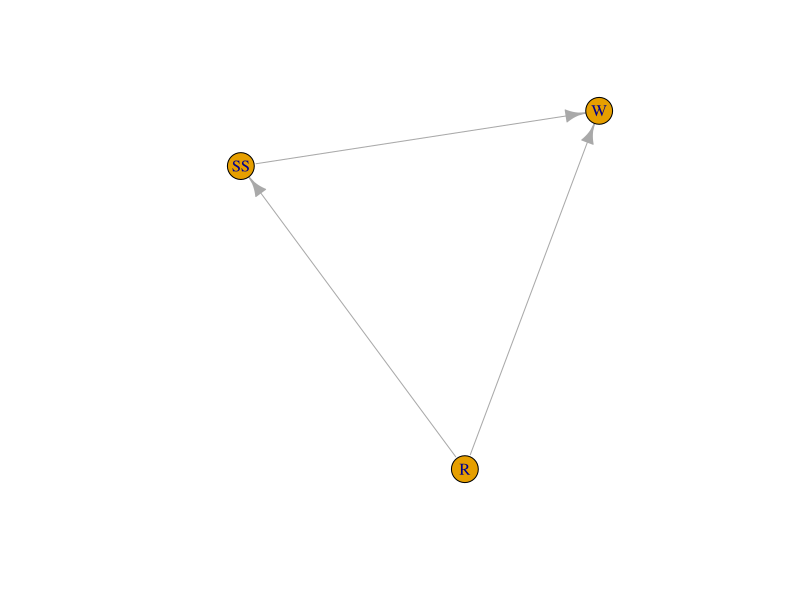

Recreate this plot in R.
## ---- chunk 1
if (!requireNamespace("igraph", quietly = TRUE)) {
  install.packages("igraph")
}

library(igraph)

graph <- graph_from_literal(R -+ W, 
                            R -+ SS, 
                            SS -+ W)
plot(graph)
